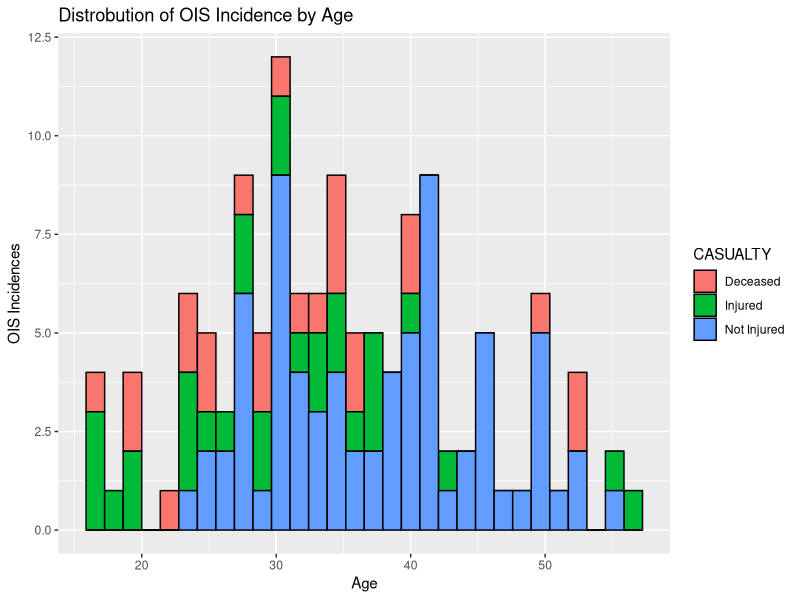

The R script that drew this image: (Note: this script raises an error after producing the figure.)


#Packages Used
library(modeest)
library(ggplot2)

#Denver OIS Analysis

den.ois <- read.csv("denver_police_officer_involved_shootings.csv")

#Code Used to Make The Plot
ggplot(den.ois, aes(x = AGE)) +
  geom_histogram(bins = 30, aes(fill = CASUALTY), color = "Black") +
  xlab("Age") +
  ylab("OIS Incidences") +
  ggtitle("Distrobution of OIS Incidence by Age")

#Function Used For Descriptive Stats
descriptive.stats(den.ois$AGE)


##Function used to make Descriptive Stats because it's homebrewed and (a little) janky.

#The library "modeest" is required to get the mode.

descriptive.stats <- function(data)
{
  #Formula
  x <- data - mean(data)
  y <- (sum(x^2))/length(data)
  z <- sqrt(y)
  
  y <- round(y, 2)
  z <- round(z, 2)
  
  #Output                          
  output <- rbind(round(Mean=mean(data), 2), Median = median(data), Mode=mfv(data), Variance=y,   Standard.Deviation=z)
  print(output)
}
